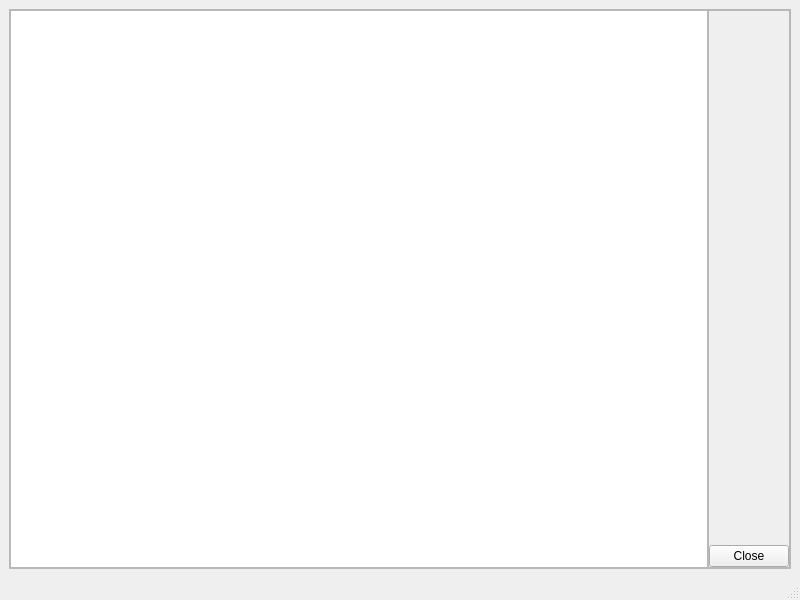
<?xml version="1.0" encoding="UTF-8"?>
<ui version="4.0">
 <class>DetailsMAinWindow</class>
 <widget class="QMainWindow" name="DetailsMAinWindow">
  <property name="geometry">
   <rect>
    <x>0</x>
    <y>0</y>
    <width>800</width>
    <height>600</height>
   </rect>
  </property>
  <property name="windowTitle">
   <string>Reservation details</string>
  </property>
  <widget class="QWidget" name="centralwidget">
   <layout class="QHBoxLayout" name="horizontalLayout_2">
    <item>
     <widget class="QFrame" name="frame">
      <property name="frameShape">
       <enum>QFrame::StyledPanel</enum>
      </property>
      <property name="frameShadow">
       <enum>QFrame::Raised</enum>
      </property>
      <layout class="QHBoxLayout" name="horizontalLayout">
       <property name="spacing">
        <number>0</number>
       </property>
       <property name="leftMargin">
        <number>0</number>
       </property>
       <property name="topMargin">
        <number>0</number>
       </property>
       <property name="rightMargin">
        <number>0</number>
       </property>
       <property name="bottomMargin">
        <number>0</number>
       </property>
       <item>
        <widget class="QTableWidget" name="details_twidget">
         <property name="editTriggers">
          <set>QAbstractItemView::NoEditTriggers</set>
         </property>
        </widget>
       </item>
       <item>
        <widget class="QFrame" name="frame_2">
         <property name="frameShape">
          <enum>QFrame::StyledPanel</enum>
         </property>
         <property name="frameShadow">
          <enum>QFrame::Raised</enum>
         </property>
         <layout class="QVBoxLayout" name="verticalLayout">
          <property name="spacing">
           <number>0</number>
          </property>
          <property name="leftMargin">
           <number>0</number>
          </property>
          <property name="topMargin">
           <number>0</number>
          </property>
          <property name="rightMargin">
           <number>0</number>
          </property>
          <property name="bottomMargin">
           <number>0</number>
          </property>
          <item>
           <spacer name="verticalSpacer">
            <property name="orientation">
             <enum>Qt::Vertical</enum>
            </property>
            <property name="sizeHint" stdset="0">
             <size>
              <width>20</width>
              <height>40</height>
             </size>
            </property>
           </spacer>
          </item>
          <item>
           <widget class="QPushButton" name="close_btn">
            <property name="text">
             <string>Close</string>
            </property>
           </widget>
          </item>
         </layout>
        </widget>
       </item>
      </layout>
     </widget>
    </item>
   </layout>
  </widget>
  <widget class="QMenuBar" name="menubar">
   <property name="geometry">
    <rect>
     <x>0</x>
     <y>0</y>
     <width>800</width>
     <height>22</height>
    </rect>
   </property>
  </widget>
  <widget class="QStatusBar" name="statusbar"/>
 </widget>
 <resources/>
 <connections/>
</ui>
